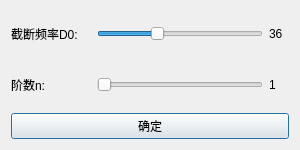
<?xml version="1.0" encoding="UTF-8"?>
<ui version="4.0">
 <class>DialogButterworth</class>
 <widget class="QDialog" name="DialogButterworth">
  <property name="geometry">
   <rect>
    <x>0</x>
    <y>0</y>
    <width>300</width>
    <height>150</height>
   </rect>
  </property>
  <property name="windowTitle">
   <string>Dialog</string>
  </property>
  <layout class="QVBoxLayout" name="verticalLayout_2">
   <item>
    <layout class="QHBoxLayout" name="horizontalLayout">
     <item>
      <widget class="QLabel" name="label">
       <property name="minimumSize">
        <size>
         <width>80</width>
         <height>0</height>
        </size>
       </property>
       <property name="text">
        <string>截断频率D0:</string>
       </property>
      </widget>
     </item>
     <item>
      <widget class="QSlider" name="d0Slider">
       <property name="minimum">
        <number>1</number>
       </property>
       <property name="maximum">
        <number>100</number>
       </property>
       <property name="value">
        <number>36</number>
       </property>
       <property name="orientation">
        <enum>Qt::Horizontal</enum>
       </property>
      </widget>
     </item>
     <item>
      <widget class="QLabel" name="d0val">
       <property name="minimumSize">
        <size>
         <width>20</width>
         <height>0</height>
        </size>
       </property>
       <property name="text">
        <string>36</string>
       </property>
      </widget>
     </item>
    </layout>
   </item>
   <item>
    <layout class="QHBoxLayout" name="horizontalLayout_3">
     <item>
      <widget class="QLabel" name="label_2">
       <property name="minimumSize">
        <size>
         <width>80</width>
         <height>0</height>
        </size>
       </property>
       <property name="text">
        <string>阶数n:</string>
       </property>
      </widget>
     </item>
     <item>
      <widget class="QSlider" name="nSlider">
       <property name="minimum">
        <number>1</number>
       </property>
       <property name="maximum">
        <number>3</number>
       </property>
       <property name="value">
        <number>1</number>
       </property>
       <property name="orientation">
        <enum>Qt::Horizontal</enum>
       </property>
      </widget>
     </item>
     <item>
      <widget class="QLabel" name="nval">
       <property name="minimumSize">
        <size>
         <width>20</width>
         <height>0</height>
        </size>
       </property>
       <property name="text">
        <string>1</string>
       </property>
      </widget>
     </item>
    </layout>
   </item>
   <item>
    <widget class="QPushButton" name="submitBtn">
     <property name="text">
      <string>确定</string>
     </property>
    </widget>
   </item>
  </layout>
 </widget>
 <resources/>
 <connections/>
</ui>
